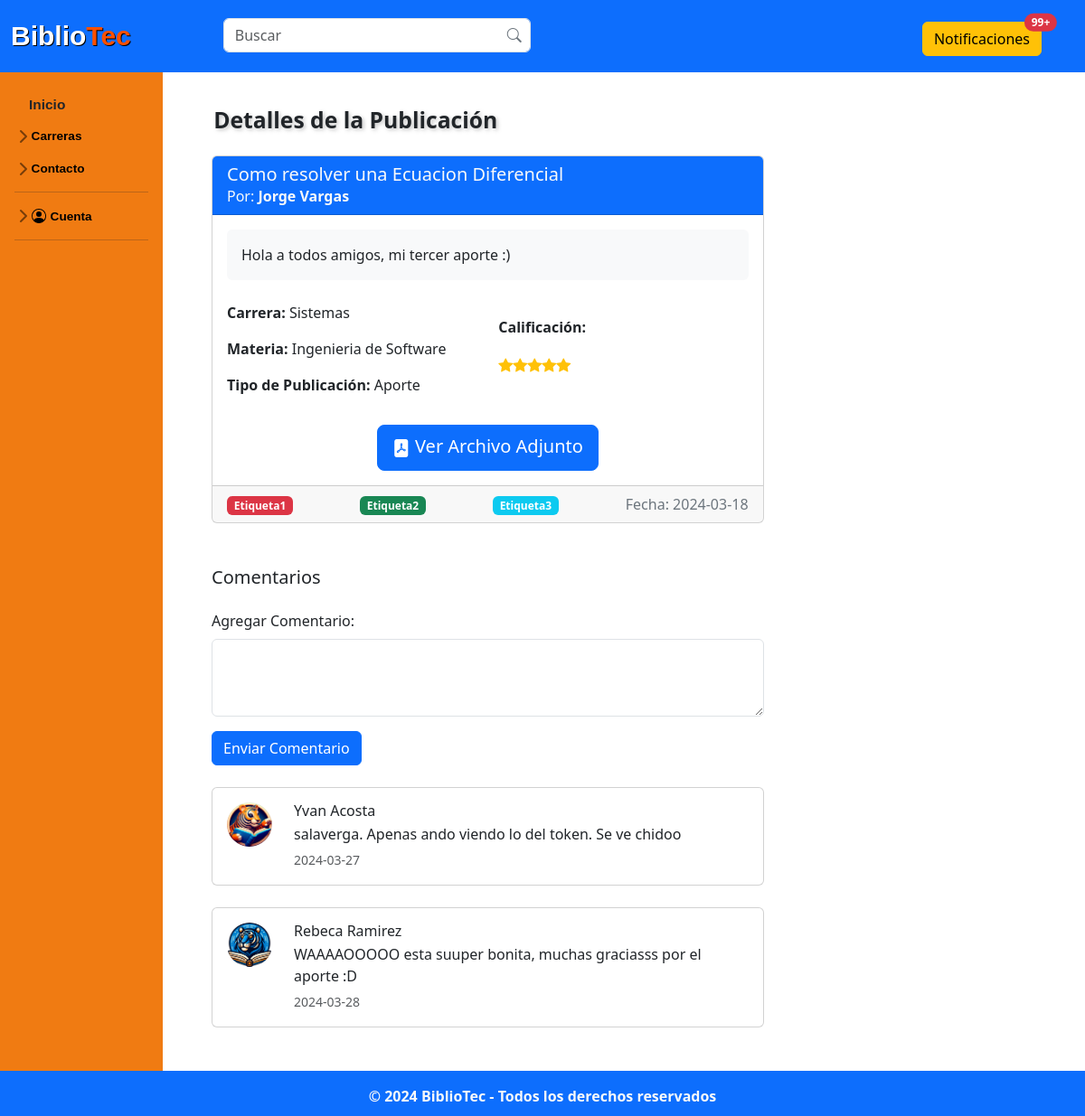
Screenshot of /publicacion/publicacion_detalle.php?id=3 with the database file from the repository.
### tables this page shows
CREATE TABLE IF NOT EXISTS `publicacion` (
  `idPub` int NOT NULL AUTO_INCREMENT,
  `id_Usuario` int NOT NULL,
  `titulo_Pub` varchar(45) NOT NULL,
  `fecha_Pub` date NOT NULL,
  `descrip_Pub` varchar(100) NOT NULL,
  `calif_Pub` decimal(10,0) NOT NULL,
  `carrera_Pub` varchar(45) NOT NULL,
  `materia_Pub` varchar(60) NOT NULL,
  `tipo_pub` varchar(45) NOT NULL,
  `archivo_Pub` varchar(100) NOT NULL,
  PRIMARY KEY (`idPub`),
  KEY `fk_Publicacion_Usuario1_idx` (`id_Usuario`)
);

CREATE TABLE IF NOT EXISTS `usuario` (
  `idUsuario` int NOT NULL AUTO_INCREMENT,
  `nom_Us` varchar(50) NOT NULL,
  `apell_Us` varchar(50) NOT NULL,
  `carrera_Us` varchar(60) NOT NULL,
  `semestre_Us` varchar(50) NOT NULL,
  `correo_Us` varchar(100) NOT NULL,
  `contra_Us` varchar(60) NOT NULL,
  PRIMARY KEY (`idUsuario`)
);

CREATE TABLE IF NOT EXISTS `comentario` (
  `idComent` int NOT NULL AUTO_INCREMENT,
  `idPub` int NOT NULL,
  `idUsuario` int NOT NULL,
  `text_Coment` text NOT NULL,
  `fecha_Coment` date NOT NULL,
  PRIMARY KEY (`idComent`),
  KEY `fk_Comentario_Publicacion_idx` (`idPub`),
  KEY `fk_Comentario_Usuario1_idx` (`idUsuario`)
);

### publicacion/publicacion_detalle.php (the view, shortened to what this page needs)
<?php
$link = include('../php/conexion.php');
if (isset($_GET['id'])) {
    $idPub = $_GET['id'];
    $query = "SELECT p.*, u.nom_Us, u.apell_Us FROM publicacion p
              JOIN usuario u ON p.id_Usuario = u.idUsuario
              WHERE p.idPub = $idPub";
    $result = mysqli_query($link, $query);
    if (mysqli_num_rows($result) == 1) {
        $publicacion = mysqli_fetch_assoc($result);
        $query_comentarios = "SELECT c.*, u.nom_Us, u.apell_Us FROM comentario c
                              JOIN usuario u ON c.idUsuario = u.idUsuario
                              WHERE c.idPub = $idPub";
        $result_comentarios = mysqli_query($link, $query_comentarios);
    } else {
        header("Location: ../home.php");
        exit();
    }
} else {
    header("Location: ../home.php");
    exit();
}
?>
<!DOCTYPE html>
<html lang="es">
<head>
    <link rel="stylesheet" href="../css/normalizar.css">
    <link rel="stylesheet" href="../css/estilos.css">
    <link rel="stylesheet" href="../css/hover-min.css">
    <link rel="stylesheet" href="../css/animate.css">
    <link rel="stylesheet" href="../css/sidebars.css">
    <link rel="stylesheet" href="style.css">
    <link rel="stylesheet" href="https://cdnjs.cloudflare.com/ajax/libs/animate.css/4.1.1/animate.min.css" />
    <link href="https://cdn.jsdelivr.net/npm/bootstrap@5.3.3/dist/css/bootstrap.min.css" rel="stylesheet">
    <link rel="stylesheet" href="https://cdn.jsdelivr.net/npm/bootstrap-icons@1.11.3/font/bootstrap-icons.min.css">
    <link rel="stylesheet" href="https://cdn.jsdelivr.net/npm/@docsearch/css@3">
</head>
<body>
    <header class="bg-primary py-2">
        <div class="container d-flex align-items-center">
            <div class="logo">
                <h4 class="mb-0"><b><span class="col-1">Biblio</span><span class="col-2">Tec</span></h4>
                <form class="position-relative search-field " style="margin-top: -0.8%;">
                    <input class="form-control me-2" type="search" placeholder="Buscar" aria-label="Search">
                    <a href='#'><i class="bi bi-search search-icon"></i></a>
                </form>
                <button type="button" class="btn btn-warning position-absolute top-0 end-0 me-5 mt-4">Notificaciones
                    <span class="position-absolute top-0 start-100 translate-middle badge rounded-pill bg-danger">99+
                    </span>
                </button>
            </div>
        </div>
    </header>
    <div class="container-fluid">
        <div class="row">
            <div class="flex-shrink-0 p-3" style="width: 15%; background-color: #F07B12;">
                <ul class="list-unstyled" id="menu-lateral">
                    <li class="mb-2 mt-2">
                        <a class="nav-link align-items-center" name="fade" href="../home.php" id="letrabar">Inicio</a>
                    </li>
                    <li class="mb-1">
                        <button class="btn btn-toggle d-inline-flex align-items-center rounded border-0 collapsed" id="letrabardos" data-bs-toggle="collapse" data-bs-target="#dashboard-collapse" aria-expanded="false" style="color: black; font-weight: bold;">
                            Carreras
                        </button>
                    </li>
                    <li class="mb-1">
                        <button class="btn btn-toggle d-inline-flex align-items-center rounded border-0 collapsed" id="letrabardos" data-bs-toggle="collapse" data-bs-target="#contacto-collapse" aria-expanded="false" style="color: black; font-weight: bold;">
                            Contacto
                        </button>
                    </li>
                    <hr class="my-2">
                    <li class="mb-1">
                        <button class="btn btn-toggle d-inline-flex align-items-center rounded border-0 collapsed" id="letrabardos" data-bs-toggle="collapse" data-bs-target="#cuenta-collapse" aria-expanded="false" style="color: black; font-weight: bold;">
                            <svg class="bi pe-none" width="1.3vmax" height="1.3vmax">
                                <use xlink:href="#people-circle" />
                            </svg>
                            <span style="margin-top:0.3vmax; margin-left: 0.4vmax;">Cuenta</span>
                        </button>
                    </li>
                    <hr class="my-2">
                </ul>
            </div>
            <main role="main" class="col-md-9 ml-sm-auto col-lg-10 px-4" style="font-weight:normal; margin-left: 1.5%">
                <h3 style=" margin-left: 1.5% ; margin-top: 35px;">
                    <b class="textogran" style="font-size: 2vmax; text-shadow: 2px 2px 4px rgba(114, 114, 114, 0.4);
                    margin-top: 0.5vmax;">Detalles de la Publicación</b>
                    <div class="container mt-4 mb-5">
                        <div class="row">
                            <div class="col-md-8">
                                <div class="card card-details">
                                    <div class="card-header bg-primary text-light">
                                        <h5 class="card-title mb-0"><?php echo $publicacion['titulo_Pub']; ?></h5>
                                        <p class="card-text mb-0">Por:<b> <?php echo $publicacion['nom_Us'] . " " . $publicacion['apell_Us']; ?></b></p>
                                    </div>
                                    <div class="card-body">
                                        <div class="row mb-4">
                                            <div class="col">
                                                <div class="bg-light p-3 rounded">
                                                    <p class="card-text"><?php echo $publicacion['descrip_Pub']; ?></p>
                                                </div>
                                            </div>
                                        </div>
                                        <div class="row">
                                            <div class="col-md-6">
                                                <p class="card-text"><b>Carrera:</b> <?php echo $publicacion['carrera_Pub']; ?></p>
                                                <p class="card-text"><b>Materia:</b> <?php echo $publicacion['materia_Pub']; ?></p>
                                                <p class="card-text"><b>Tipo de Publicación:</b> <?php echo $publicacion['tipo_pub']; ?></p>
                                            </div>
                                            <div class="col-md-6">
                                                <div class="rating mt-3">
                                                    <p class="card-text"><b>Calificación:</b></p>
                                                    <?php
                                                    $calificacion = $publicacion['calif_Pub'];
                                                    $calificacion_estrellas = ceil($calificacion / 2);
                                                    for ($i = 1; $i <= 5; $i++) {
                                                        if ($i <= $calificacion_estrellas) {
                                                            echo '<i class="bi bi-star-fill text-warning"></i>';
                                                        } else {
                                                            echo '<i class="bi bi-star text-warning"></i>';
                                                        }
                                                    }
                                                    ?>
                                                </div>
                                            </div>
                                        </div>
                                    </div>
                                    <div class="row">
                                        <div class="col text-center mt-3 mb-3">
                                            <a href="<?php echo $publicacion['archivo_Pub']; ?>" target="_blank" class="btn btn-primary btn-lg">
                                                <i class="bi bi-file-pdf-fill mr-2"></i> Ver Archivo Adjunto
                                            </a>
                                        </div>
                                    </div>
                                    <div class="card-footer d-flex justify-content-between align-items-end">
                                        <?php
                                        $etiquetas = array("Etiqueta1", "Etiqueta2", "Etiqueta3");
                                        $colores = array("bg-danger", "bg-success", "bg-info");
                                        foreach ($etiquetas as $index => $etiqueta) {
                                            echo '<span class="badge ' . $colores[$index % count($colores)] . ' mr-1">' . $etiqueta . '</span>';
                                        }
                                        ?>
                                        <p class="card-text comment-date mb-0 align-self-end">Fecha: <?php echo $publicacion['fecha_Pub']; ?></p>
                                    </div>
                                </div>
                                <div class="mt-5">
                                    <h5 class="mb-4">Comentarios</h5>
                                    <form action="procesar_comentario.php" method="POST">
                                        <div class="mb-3">
                                            <label for="comentario" class="form-label">Agregar Comentario:</label>
                                            <textarea class="form-control" id="comentario" name="comentario" rows="3" required></textarea>
                                        </div>
                                        <button type="submit" class="btn btn-primary">Enviar Comentario</button>
                                    </form>
                                    <?php
                                    $imagenes_aleatorias = array();
                                    $ruta_base = "../images/tigers/";
                                    for ($i = 1; $i <= 15; $i++) {
                                        $ruta_imagen = $ruta_base . "a" . $i . ".png";
                                        $imagenes_aleatorias[] = $ruta_imagen;
                                    }
                                    $contador = 0;
                                    ?>
                                    <?php while ($comentario = mysqli_fetch_assoc($result_comentarios)) : ?>
                                        <div class="card mt-4">
                                            <div class="card-body">
                                                <div class="row">
                                                    <div class="col-auto">
                                                        <?php if ($contador % 2 == 0) : ?>
                                                            <img src="<?php echo $imagenes_aleatorias[array_rand($imagenes_aleatorias)]; ?>" alt="Imagen Aleatoria" class="rounded-circle" width="50">
                                                        <?php else : ?>
                                                            <img src="<?php echo $imagenes_aleatorias[array_rand($imagenes_aleatorias)]; ?>" alt="Imagen Aleatoria" class="rounded-circle" width="50">
                                                        <?php endif; ?>
                                                    </div>
                                                    <div class="col">
                                                        <h6 class="mb-1"><?php echo $comentario['nom_Us'] . " " . $comentario['apell_Us']; ?></h6>
                                                        <p class="mb-1"><?php echo $comentario['text_Coment']; ?></p>
                                                        <small class="text-muted"><?php echo $comentario['fecha_Coment']; ?></small>
                                                    </div>
                                                </div>
                                            </div>
                                        </div>
                                        <?php
                                        $contador++;
                                        ?>
                                    <?php endwhile; ?>
                                </div>
                            </div>
                        </div>
                    </div>
            </main>
        </div>
    </div>
    <footer class="animate__animated animate__heartBeat animate__delay-2s py-3 text-light bg-primary">
        <div class="container">
            <p class="mb-1">&copy; 2024 BiblioTec - Todos los derechos reservados</p>
        </div>
    </footer>
</body>
</html>

### css/normalizar.css (style rules this page uses)
html { line-height: 1.15; -webkit-text-size-adjust: 100%; }
body { margin: 0; }
main { display: block; }
hr { box-sizing: content-box; height: 0; overflow: visible; }
a { background-color: transparent; }
b, strong { font-weight: bolder; }
small { font-size: 80%; }
img { border-style: none; }
button, input, optgroup, select, textarea { font-family: inherit; font-size: 100%; line-height: 1.15; margin: 0; }
button, input { overflow: visible; }
button, select { text-transform: none; }
button, [type="button"], [type="reset"], [type="submit"] { -webkit-appearance: button; }
textarea { overflow: auto; }
[type="search"] { -webkit-appearance: textfield; outline-offset: -2px; }

### css/estilos.css (style rules this page uses)
.logo { width: 55px; text-decoration: none; display: flex; align-items: center; text-decoration: none; }
.logo h4 { font-family: 'Agrandir', sans-serif; font-size: 30px; margin: 0; color: white; text-shadow: 1px 1px 0 black; margin-left: 5px; user-select: none; }
.logo h4 .col-1 { color: white; }
.logo h4 .col-2 { color: #FA5000 }
.search-field { margin-top: 35px; width: 340px; margin-left: 30%; }
.search-icon { position: absolute; right: 10px; top: 50%; transform: translateY(-50%); color: #6c757d; }
footer { position: bottom; bottom: 0; background-color: #007bff; background-attachment: fixed; width: 100%; height: 50px; padding: 35px; box-sizing: border-box; text-align: center; background-size: 30%; background-position: bottom; }

### css/sidebars.css (style rules this page uses)
.btn-toggle::before { width: 1.25em; line-height: 0; transition: transform .35s ease; transform-origin: .5em 50%; }
.bi { vertical-align: -.125em; fill: currentColor; }
#letrabar { font-family: 'Agrandir', sans-serif; font-size: 1.25vmax; margin-left: 1.3vmax; font-weight: 800; }
#letrabardos { font-family: 'Agrandir', sans-serif; font-size: 1.1vmax; margin-left: -7%; font-style:inherit; }

### publicacion/style.css (style rules this page uses)
.card-details { border: 1px solid #ced4da; border-radius: 10px; transition: transform 0.3s ease-in-out; }
.comment-date { user-select: none; color: #6c757d; }

### rows the page displays
publicacion: titulo_Pub "Como resolver una Ecuacion Diferencial", id_Usuario.nom_Us "Jorge", id_Usuario.apell_Us "Vargas", descrip_Pub "Hola a todos amigos, mi tercer aporte :)", carrera_Pub "Sistemas", materia_Pub "Ingenieria de Software", tipo_pub "Aporte", fecha_Pub "2024-03-18"
comentario: idUsuario.nom_Us "Yvan", idUsuario.apell_Us "Acosta", text_Coment "salaverga. Apenas ando viendo lo del token. Se ve chidoo", fecha_Coment "2024-03-27"
comentario: idUsuario.nom_Us "Rebeca", idUsuario.apell_Us "Ramirez", text_Coment "WAAAAOOOOO esta suuper bonita, muchas graciasss por el aporte :D", fecha_Coment "2024-03-28"

### other values shown
$etiqueta "Etiqueta1"
$etiqueta "Etiqueta2"
$etiqueta "Etiqueta3"
